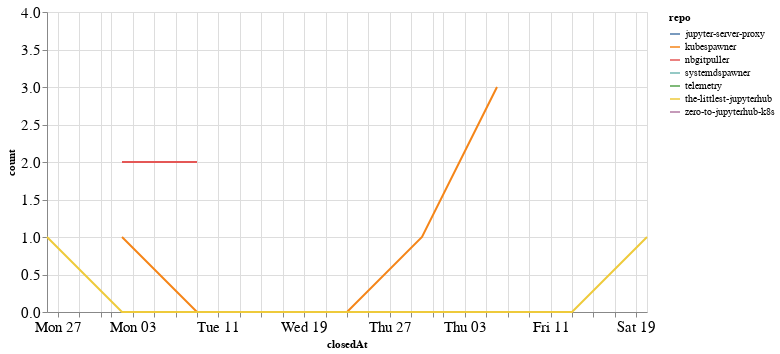

Source (notebook cell):
### Code cell
closed_by_time = closed_by.groupby('repo').resample('W', on='closedAt').count()['author'].reset_index()
closed_by_time = closed_by_time.rename(columns={'author': 'count'})

alt.Chart(closed_by_time, width=600).mark_line().encode(
    x='closedAt',
    y='count',
    color='repo',
    tooltip="repo"
)

### Figure 1 — Vega-Lite specification as saved in the notebook (floating-point values rounded to 4 significant figures)
{"config": {"axisLeft": {"labelFontSize": 15}, "axisBottom": {"labelFontSize": 15}}, "data": {"name": "data-22a8f04322e73f80d363740a14a2eb15"}, "mark": "line", "encoding": {"color": {"type": "nominal", "field": "repo"}, "tooltip": {"type": "nominal", "field": "repo"}, "x": {"type": "temporal", "field": "closedAt"}, "y": {"type": "quantitative", "field": "count"}}, "width": 600, "$schema": "https://vega.github.io/schema/vega-lite/v4.8.1.json", "datasets": {"data-22a8f04322e73f80d363740a14a2eb15": [{"repo": "jupyter-server-proxy", "closedAt": "2020-09-20T00:00:00", "count": 1}, {"repo": "kubespawner", "closedAt": "2020-08-02T00:00:00", "count": 1}, {"repo": "kubespawner", "closedAt": "2020-08-09T00:00:00", "count": 0}, {"repo": "kubespawner", "closedAt": "2020-08-16T00:00:00", "count": 0}, {"repo": "kubespawner", "closedAt": "2020-08-23T00:00:00", "count": 0}, {"repo": "kubespawner", "closedAt": "2020-08-30T00:00:00", "count": 1}, {"repo": "kubespawner", "closedAt": "2020-09-06T00:00:00", "count": 3}, {"repo": "nbgitpuller", "closedAt": "2020-08-02T00:00:00", "count": 2}, {"repo": "nbgitpuller", "closedAt": "2020-08-09T00:00:00", "count": 2}, {"repo": "systemdspawner", "closedAt": "2020-07-26T00:00:00", "count": 1}, {"repo": "telemetry", "closedAt": "2020-08-30T00:00:00", "count": 1}, {"repo": "the-littlest-jupyterhub", "closedAt": "2020-07-26T00:00:00", "count": 1}, {"repo": "the-littlest-jupyterhub", "closedAt": "2020-08-02T00:00:00", "count": 0}, {"repo": "the-littlest-jupyterhub", "closedAt": "2020-08-09T00:00:00", "count": 0}, {"repo": "the-littlest-jupyterhub", "closedAt": "2020-08-16T00:00:00", "count": 0}, {"repo": "the-littlest-jupyterhub", "closedAt": "2020-08-23T00:00:00", "count": 0}, {"repo": "the-littlest-jupyterhub", "closedAt": "2020-08-30T00:00:00", "count": 0}, {"repo": "the-littlest-jupyterhub", "closedAt": "2020-09-06T00:00:00", "count": 0}, {"repo": "the-littlest-jupyterhub", "closedAt": "2020-09-13T00:00:00", "count": 0}, {"repo": "the-littlest-jupyterhub", "closedAt": "2020-09-20T00:00:00", "count": 1}, {"repo": "zero-to-jupyterhub-k8s", "closedAt": "2020-09-06T00:00:00", "count": 4}]}}
